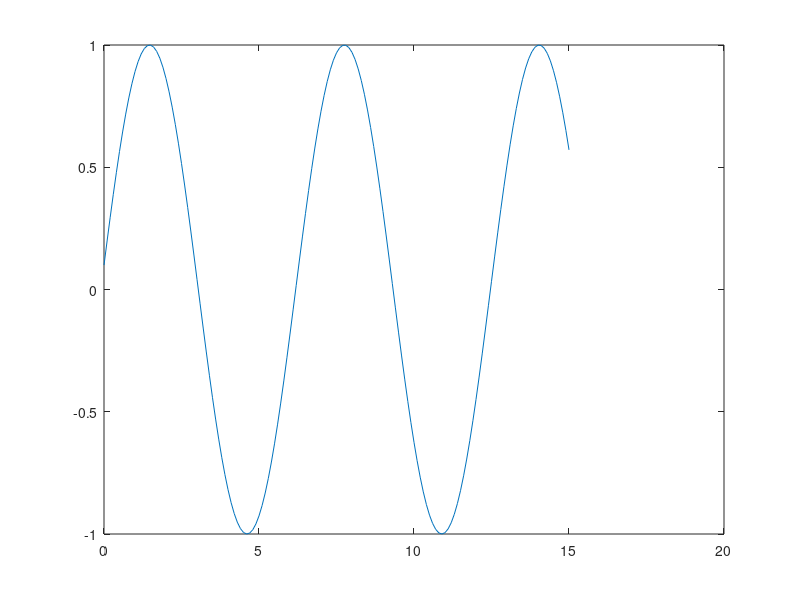

Source code (MATLAB):
A=[0 1;-1 0];
Ad = expm(A*0.1);
data = [];
x = [0,1]';
for t = 0:0.1:15
    x = Ad*x;
    data=[data;t,x'];
end
plot(data(:,1),data(:,2))